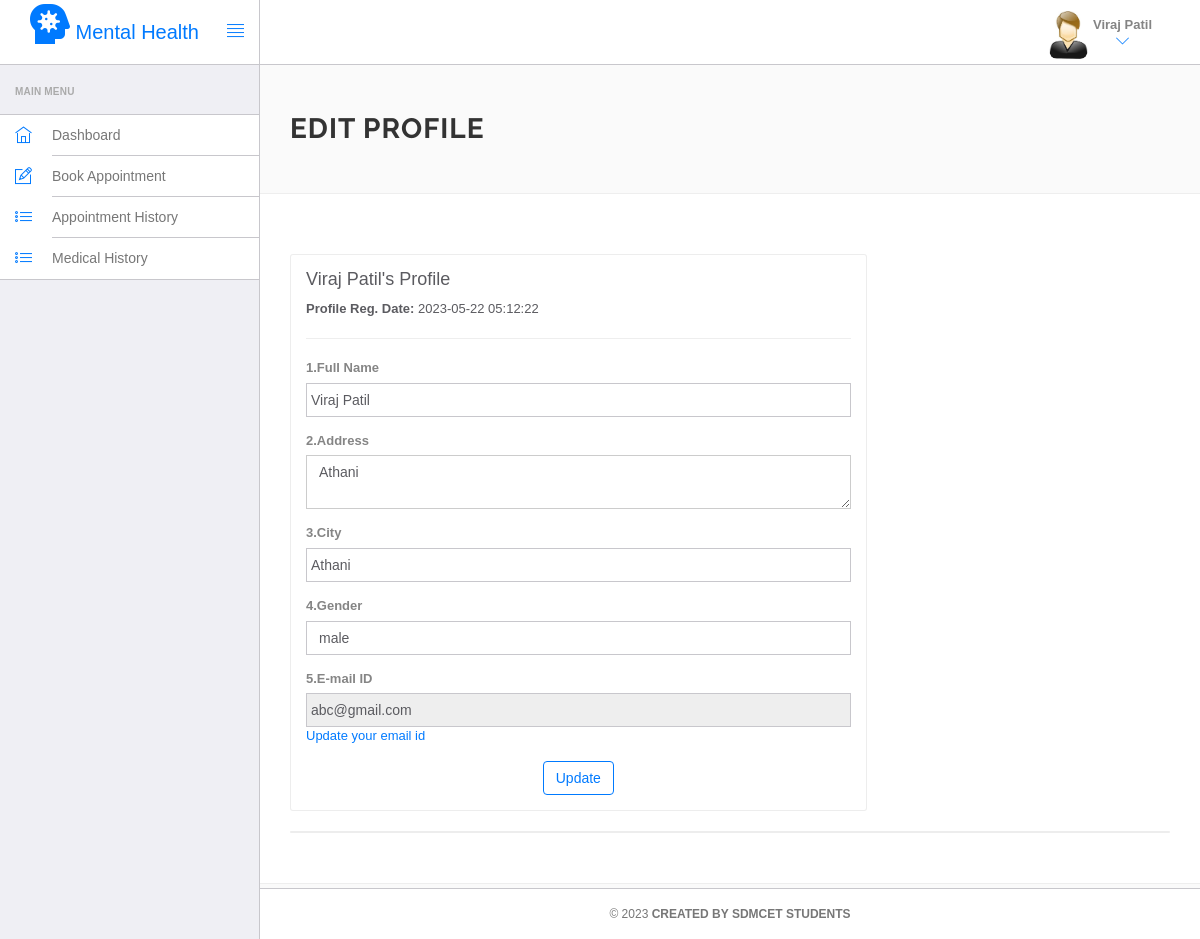
The app's page /Web/hms/edit-profile.php (signed in) with its own data.
### tables this page shows
CREATE TABLE IF NOT EXISTS `users` (
  `id` int NOT NULL AUTO_INCREMENT,
  `fullName` varchar(255) DEFAULT NULL,
  `address` longtext,
  `city` varchar(255) DEFAULT NULL,
  `gender` varchar(255) DEFAULT NULL,
  `email` varchar(255) DEFAULT NULL,
  `password` varchar(255) DEFAULT NULL,
  `regDate` timestamp NULL DEFAULT CURRENT_TIMESTAMP,
  `updationDate` timestamp NULL DEFAULT NULL ON UPDATE CURRENT_TIMESTAMP,
  PRIMARY KEY (`id`),
  KEY `email` (`email`)
);

### Web/hms/edit-profile.php (the view, shortened to what this page needs)
<?php
include('include/config.php');
?>
<!DOCTYPE html>
<html lang="en">
	<head>
		<link rel="stylesheet" href="vendor/bootstrap/css/bootstrap.min.css">
		<link rel="stylesheet" href="vendor/fontawesome/css/font-awesome.min.css">
		<link rel="stylesheet" href="vendor/themify-icons/themify-icons.min.css">
		<link href="vendor/animate.css/animate.min.css" rel="stylesheet" media="screen">
		<link href="vendor/perfect-scrollbar/perfect-scrollbar.min.css" rel="stylesheet" media="screen">
		<link href="vendor/switchery/switchery.min.css" rel="stylesheet" media="screen">
		<link href="vendor/bootstrap-touchspin/jquery.bootstrap-touchspin.min.css" rel="stylesheet" media="screen">
		<link href="vendor/select2/select2.min.css" rel="stylesheet" media="screen">
		<link href="vendor/bootstrap-datepicker/bootstrap-datepicker3.standalone.min.css" rel="stylesheet" media="screen">
		<link href="vendor/bootstrap-timepicker/bootstrap-timepicker.min.css" rel="stylesheet" media="screen">
		<link rel="stylesheet" href="assets/css/styles.css">
		<link rel="stylesheet" href="assets/css/plugins.css">
		<link rel="stylesheet" href="assets/css/themes/theme-1.css" id="skin_color" />
	</head>
	<body>
		<div id="app">
<?php include('include/sidebar.php');?>
			<div class="app-content">
						<?php include('include/header.php');?>
				<div class="main-content" >
					<div class="wrap-content container" id="container">
						<section id="page-title">
							<div class="row">
								<div class="col-sm-8">
									<h1 class="mainTitle"><b>Edit Profile</b></h1>
								</div>
							</div>
						</section>
						<div class="container-fluid container-fullw bg-white">
							<div class="row">
								<div class="col-md-12">
									<div class="row margin-top-30">
										<div class="col-lg-8 col-md-12">
											<div class="panel panel-white">
												<div class="panel-body">
									<?php
$sql=mysqli_query($con,"select * from users where id='".$_SESSION['id']."'");
while($data=mysqli_fetch_array($sql))
{
?>
<h4><?php echo htmlentities($data['fullName']);?>'s Profile</h4>
<p><b>Profile Reg. Date: </b><?php echo htmlentities($data['regDate']);?></p>
<hr />													<form role="form" name="edit" method="post">
<div class="form-group">
															<label for="fname">
															<h><b>1.Full Name</b></h>
															</label>
	<input type="text" name="fname" class="form-control" value="<?php echo htmlentities($data['fullName']);?>" >
														</div>
<div class="form-group">
															<label for="address">
															<h><b>2.Address</b></h>
															</label>
					<textarea name="address" class="form-control"><?php echo htmlentities($data['address']);?></textarea>
														</div>
<div class="form-group">
															<label for="city">
															<h><b>3.City</b></h>
															</label>
		<input type="text" name="city" class="form-control" required="required"  value="<?php echo htmlentities($data['city']);?>" >
														</div>
<div class="form-group">
									<label for="gender">
									<h><b>4.Gender</b></h>
															</label>
<select name="gender" class="form-control" required="required" >
<option value="<?php echo htmlentities($data['gender']);?>"><?php echo htmlentities($data['gender']);?></option>
</select>
														</div>
<div class="form-group">
									<label for="fess">
									<h><b>5.E-mail ID</b></h>
															</label>
					<input type="email" name="uemail" class="form-control"  readonly="readonly"  value="<?php echo htmlentities($data['email']);?>">
					<a href="change-emaild.php">Update your email id</a>
														</div>
														<center><button type="submit" name="submit" class="btn btn-o btn-primary">
															Update
														</button></center>
													</form>
													<?php } ?>
												</div>
											</div>
										</div>
											</div>
										</div>
									<div class="col-lg-12 col-md-12">
											<div class="panel panel-white">
											</div>
										</div>
									</div>
								</div>
					</div>
				</div>
			</div>
	<?php include('include/footer.php');?>
		</div>
		</body>
</html>

### Web/hms/include/header.php (shortened to what this page needs)
<html>
<link rel="stylesheet" href="https://cdnjs.cloudflare.com/ajax/libs/font-awesome/5.15.4/css/all.min.css">
<header class="navbar navbar-default navbar-static-top">
					<div class="navbar-header">
						<a class="navbar-brand" href="#">
							<a href="#" class="logo" style="font-size:20px";> <i class='fas fa-head-side-virus' style='font-size:40px';></i> Mental Health </a>
						<a href="#" class="sidebar-toggler pull-right visible-md visible-lg" data-toggle-class="app-sidebar-closed" data-toggle-target="#app">
							<i class="ti-align-justify"></i>
						</a>
					</div>
					<div class="navbar-collapse collapse">
						<ul class="nav navbar-right">
							<li class="dropdown current-user">
								<a href class="dropdown-toggle" data-toggle="dropdown">
								<img src="assets/images/images.jpg" > <span class="username">
									<b><?php $query=mysqli_query($con,"select fullName from users where id='".$_SESSION['id']."'");
while($row=mysqli_fetch_array($query))
{
	 echo $row['fullName'];
}
									?></b> <i class="ti-angle-down"></i></i></span>
								</a>
							</li>
						</ul>
					</div>
				</header>
				</html>

### Web/hms/assets/css/themes/theme-1.css (style rules this page uses)
body { background: #FAFAFA; }
header .navbar-header { background: #ffffff !important; border-right-color: #c8c7cc !important; border-bottom-color: #c8c7cc !important; }
header .navbar-header .sidebar-toggler, header .navbar-header .sidebar-mobile-toggler { color: #007aff !important; }
header .navbar-header .navbar-brand { color: #777 !important; }
header .navbar-collapse { background: #ffffff !important; border-bottom-color: #c8c7cc !important; box-shadow: none !important; }
header .navbar-collapse .navbar-right > li > a { color: #777; }
header .navbar-collapse .navbar-right > li > a i { color: #007aff !important; }

### records on screen
users: fullName "Viraj Patil", regDate "2023-05-22 05:12:22", fname "Viraj Patil", address "Athani", city "Athani", gender "male", uemail "abc@gmail.com"
